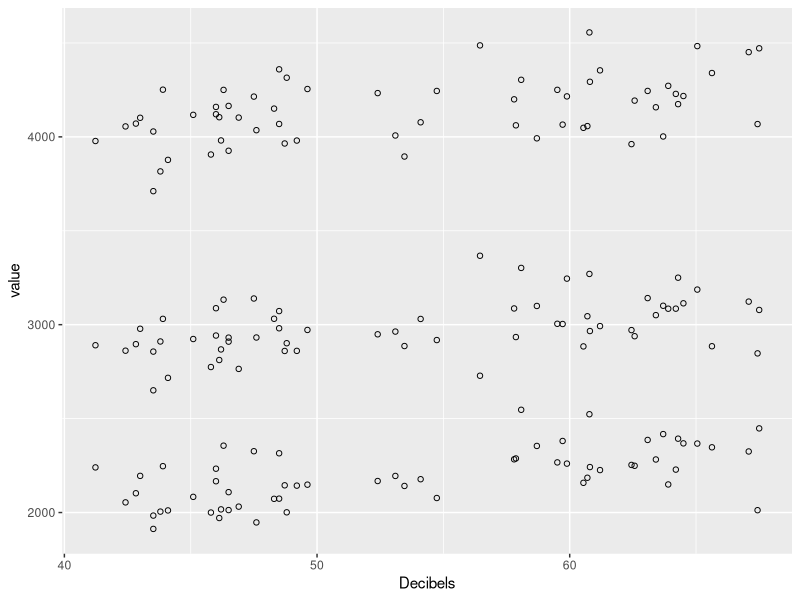
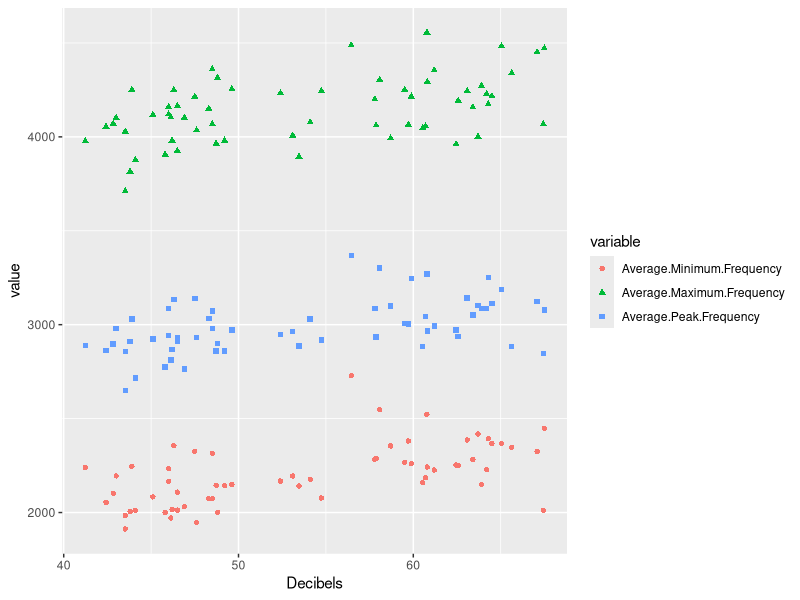
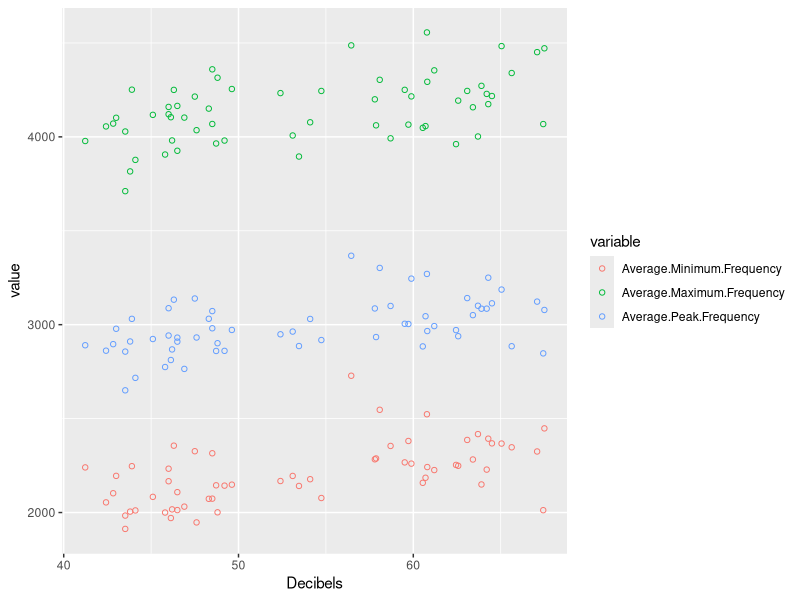
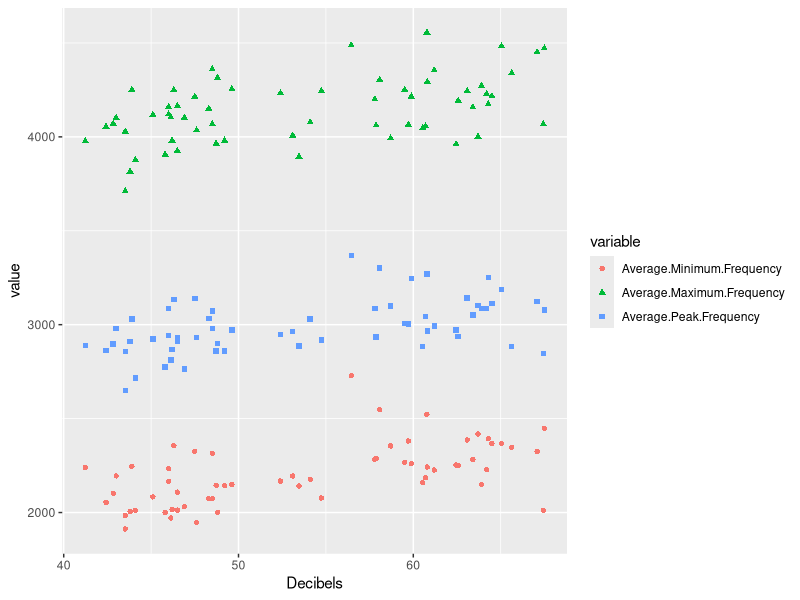
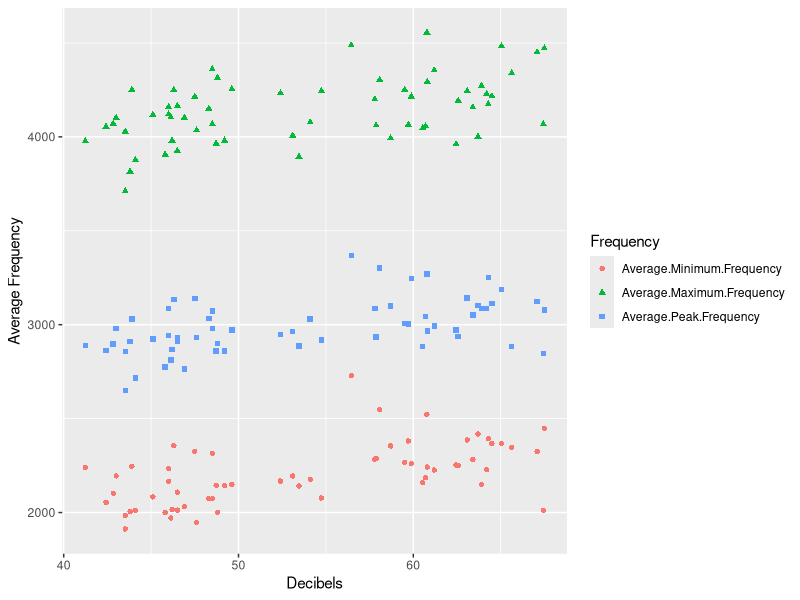
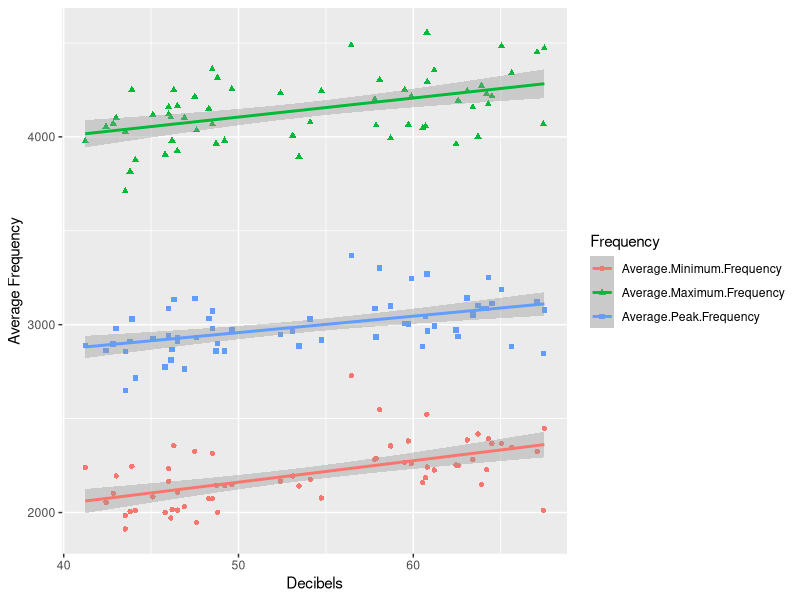
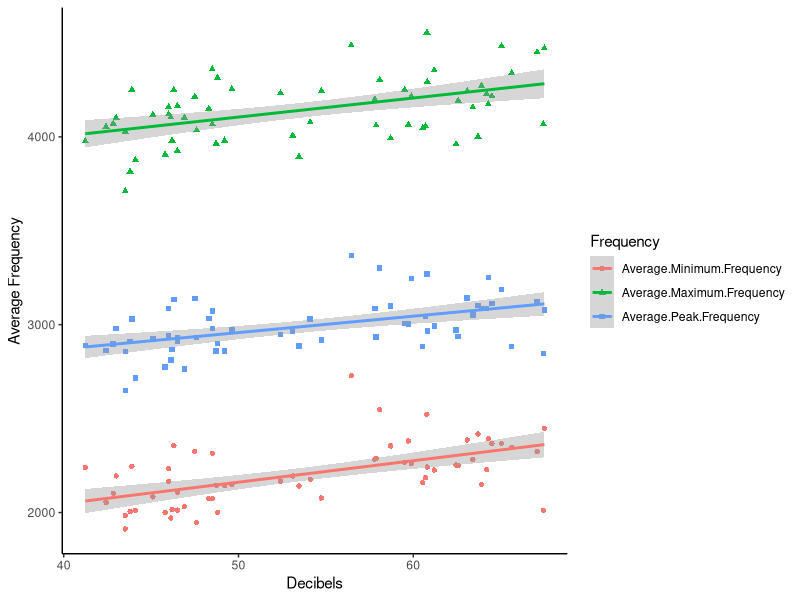

Write R code to recreate these figures, in order.
## ---- chunk 1
setwd("~/week post break/Mitch Regression Presentation")
## ---- chunk 2
nomoreg <- read.csv("data/MultipleLinearRegression.csv")
head(nomoreg)
## ---- chunk 3
library(reshape2)
nomoregmelt <- melt(nomoreg,id.vars="Decibels")
head(nomoregmelt)
## ---- chunk 4
library(ggplot2)
## ---- chunk 5
ggplot(nomoregmelt, aes(x=Decibels, y= value))+
  geom_point(shape=1)
## ---- chunk 6
ggplot(nomoregmelt, aes(x=Decibels, y= value, colour=variable, shape=variable))+
  geom_point()
## ---- chunk 7
ggplot(nomoregmelt, aes(x=Decibels, y= value, colour=variable, shape=variable))+
  geom_point(shape=1)
## ---- chunk 8
ggplot(nomoregmelt, aes(x=Decibels, y= value, colour=variable, shape=variable))+
  geom_point()
## ---- chunk 9
nomoregmelt <- melt(nomoreg, id.vars="Decibels", value.name="Average Frequency", variable.name="Frequency")
## ---- chunk 10
ggplot(nomoregmelt, aes(x=Decibels, y= `Average Frequency`, colour=Frequency, shape=Frequency))+ geom_point()
## ---- chunk 11
ggplot(nomoregmelt, aes(x=Decibels, y= `Average Frequency`, colour=Frequency, shape=Frequency))+ 
  geom_point()+
  geom_smooth(method=lm)
## ---- chunk 12
ggplot(nomoregmelt, aes(x=Decibels, y= `Average Frequency`, colour=Frequency, shape=Frequency))+ 
  geom_point()+
  geom_smooth(method=lm)+
  theme(panel.grid.major = element_blank(), panel.grid.minor = element_blank(), 
  panel.background = element_blank(), axis.line = element_line(colour = "black"))
